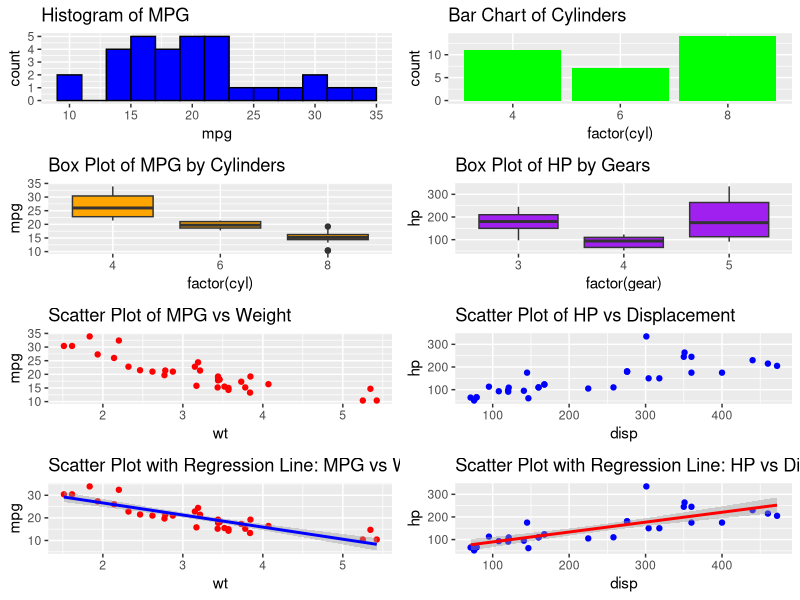

Reproduce this figure in R.
# Load necessary libraries
library(ggplot2)
library(gridExtra)

# Load the mtcars dataset
data(mtcars)

# Create the individual plots

# First row: Histogram and Bar chart
p1 <- ggplot(mtcars, aes(x=mpg)) + 
  geom_histogram(binwidth=2, fill="blue", color="black") + 
  ggtitle("Histogram of MPG")

p2 <- ggplot(mtcars, aes(x=factor(cyl))) + 
  geom_bar(fill="green") + 
  ggtitle("Bar Chart of Cylinders")

# Second row: Box plots
p3 <- ggplot(mtcars, aes(x=factor(cyl), y=mpg)) + 
  geom_boxplot(fill="orange") + 
  ggtitle("Box Plot of MPG by Cylinders")

p4 <- ggplot(mtcars, aes(x=factor(gear), y=hp)) + 
  geom_boxplot(fill="purple") + 
  ggtitle("Box Plot of HP by Gears")

# Third row: Scatter plots
p5 <- ggplot(mtcars, aes(x=wt, y=mpg)) + 
  geom_point(color="red") + 
  ggtitle("Scatter Plot of MPG vs Weight")

p6 <- ggplot(mtcars, aes(x=disp, y=hp)) + 
  geom_point(color="blue") + 
  ggtitle("Scatter Plot of HP vs Displacement")

# Fourth row: Scatter plots with regression lines
p7 <- ggplot(mtcars, aes(x=wt, y=mpg)) + 
  geom_point(color="red") + 
  geom_smooth(method="lm", color="blue") + 
  ggtitle("Scatter Plot with Regression Line: MPG vs Weight")

p8 <- ggplot(mtcars, aes(x=disp, y=hp)) + 
  geom_point(color="blue") + 
  geom_smooth(method="lm", color="red") + 
  ggtitle("Scatter Plot with Regression Line: HP vs Displacement")

# Arrange plots in a grid
grid.arrange(p1, p2, p3, p4, p5, p6, p7, p8, nrow=4, ncol=2)
